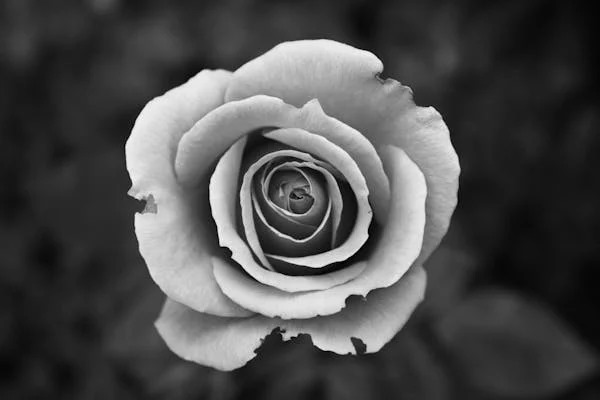
#> input picture DIPLAB/FT1.jpg, 600 x 400 px, found by its file name
$ python DIP8.py
#> lines starting #> are read from the running program, lines starting #| are printed output that depends on the picture; long printed decimals are rounded
import cv2
import numpy as np
import matplotlib.pyplot as plt

def fourier_analysis(image_path):
    # Load grayscale image
#> called with image_path = 'D:/DIPLAB/FT1.jpg'
    img = cv2.imread(image_path, cv2.IMREAD_GRAYSCALE)
#> img is the input picture: shape (400, 600); min 0, max 253, mean 76.7

    if img is None:
        print("Error: Unable to load image. Check the file path.")
        return

    # Resize for efficiency
    img = cv2.resize(img, (256, 256))
#> img: shape (256, 256)

    # Compute Fourier Transform of the original image
    f = np.fft.fft2(img)
    fshift = np.fft.fftshift(f)
    magnitude_spectrum = np.log1p(np.abs(fshift))
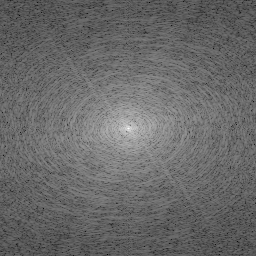
#> magnitude_spectrum: shape (256, 256) float64; min 1.84, max 15.43, mean 7.45; drawn with min black and max white

    # Rotate image by 45 degrees
    rows, cols = img.shape
#> rows = 256; cols = 256
    center = (cols // 2, rows // 2)
#> center = (128, 128)
    rotation_matrix = cv2.getRotationMatrix2D(center, 45, 1.0)
    rotated_img = cv2.warpAffine(img, rotation_matrix, (cols, rows))
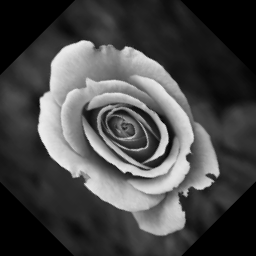
#> rotated_img: shape (256, 256); min 0, max 238, mean 71.1

    # Fourier Transform of rotated image
    f_rot = np.fft.fft2(rotated_img)
    fshift_rot = np.fft.fftshift(f_rot)
    magnitude_spectrum_rot = np.log1p(np.abs(fshift_rot))
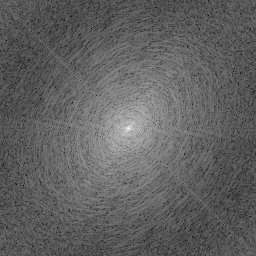
#> magnitude_spectrum_rot: shape (256, 256) float64; min 2.03, max 15.35, mean 7.11; drawn with min black and max white

    # Create a Gaussian filter
    kernel_size = 21
    gaussian_kernel = cv2.getGaussianKernel(kernel_size, 5)
    gaussian_kernel = gaussian_kernel @ gaussian_kernel.T

    # Apply Gaussian filter
    img_filtered = cv2.filter2D(img, -1, gaussian_kernel)
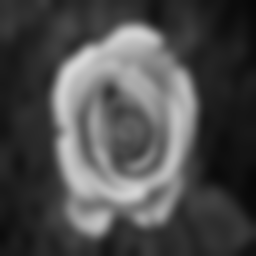
#> img_filtered: shape (256, 256); min 7, max 215, mean 76.6

    # Fourier Transform of filtered image
    f_filtered = np.fft.fft2(img_filtered)
    fshift_filtered = np.fft.fftshift(f_filtered)
    magnitude_spectrum_filtered = np.log1p(np.abs(fshift_filtered))
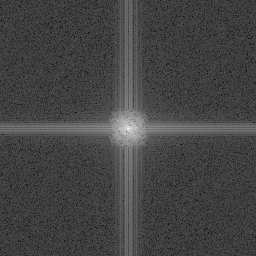
#> magnitude_spectrum_filtered: shape (256, 256) float64; min 0.478, max 15.43, mean 4.5; drawn with min black and max white

    # Fourier Transform of Gaussian kernel
    f_kernel = np.fft.fft2(gaussian_kernel, s=img.shape)
    fshift_kernel = np.fft.fftshift(f_kernel)
    magnitude_spectrum_kernel = np.log1p(np.abs(fshift_kernel))

    # Multiplication in frequency domain (Convolution theorem)
    f_convolution = fshift * fshift_kernel
    magnitude_spectrum_convolution = np.log1p(np.abs(f_convolution))
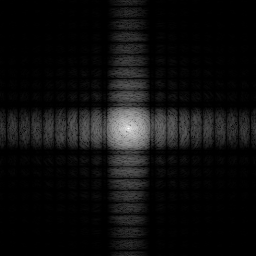
#> magnitude_spectrum_convolution: shape (256, 256) float64; min 2.8e-06, max 15.43, mean 0.864; drawn with min black and max white

    # Inverse Fourier Transform (Reconstructed Image)
    img_reconstructed = np.fft.ifft2(np.fft.ifftshift(fshift))
    img_reconstructed = np.abs(img_reconstructed)

    # **Fix: Normalize and Convert to uint8**
    img_reconstructed = cv2.normalize(img_reconstructed, None, 0, 255, cv2.NORM_MINMAX)
    img_reconstructed = np.uint8(img_reconstructed)

    # Debugging: Ensure all images are valid
    images = [
        (img, "Original Image"),
        (magnitude_spectrum, "Fourier Spectrum"),
        (rotated_img, "Rotated Image (45°)"),
        (magnitude_spectrum_rot, "Fourier Spectrum (Rotated)"),
        (img_filtered, "Gaussian Filtered Image"),
        (magnitude_spectrum_filtered, "Fourier of Filtered Image"),
        (magnitude_spectrum_kernel, "Fourier of Gaussian Kernel"),
        (magnitude_spectrum_convolution, "Multiplication in Frequency Domain"),
        (img_reconstructed, "Reconstructed Image (Inverse FT)"),
    ]

    # Print shapes and values for debugging
    for idx, (image, title) in enumerate(images):
        print(f"Image {idx+1}: {title}, Shape: {image.shape}, Min: {image.min()}, Max: {image.max()}")
#> this loop made 9 passes
#> title on passes 1 to 9: 'Original Image', 'Fourier Spectrum', 'Rotated Image (45°)', 'Fourier Spectrum (Rotated)', 'Gaussian Filtered Image', 'Fourier of Filtered Image', 'Fourier of Gaussian Kernel', 'Multiplication in Frequency Domain', 'Reconstructed Image (Inverse FT)'
#| Image 1: Original Image, Shape: (256, 256), Min: 2, Max: 242
#| Image 2: Fourier Spectrum, Shape: (256, 256), Min: 1.838, Max: 15.429
#| Image 3: Rotated Image (45°), Shape: (256, 256), Min: 0, Max: 238
#| Image 4: Fourier Spectrum (Rotated), Shape: (256, 256), Min: 2.028, Max: 15.354
#| Image 5: Gaussian Filtered Image, Shape: (256, 256), Min: 7, Max: 215
#| Image 6: Fourier of Filtered Image, Shape: (256, 256), Min: 0.4779, Max: 15.429
#| Image 7: Fourier of Gaussian Kernel, Shape: (256, 256), Min: 6.507171524717938e-09, Max: 0.6931
#| Image 8: Multiplication in Frequency Domain, Shape: (256, 256), Min: 2.7950579669310924e-06, Max: 15.429
#> (further printed lines are left out)

    # Display results
    fig, axes = plt.subplots(3, 3, figsize=(12, 10))
    for ax, (image, title) in zip(axes.flat, images):
        ax.imshow(image, cmap="gray")
        ax.set_title(title)
        ax.axis("off")

    plt.tight_layout()
    plt.show()
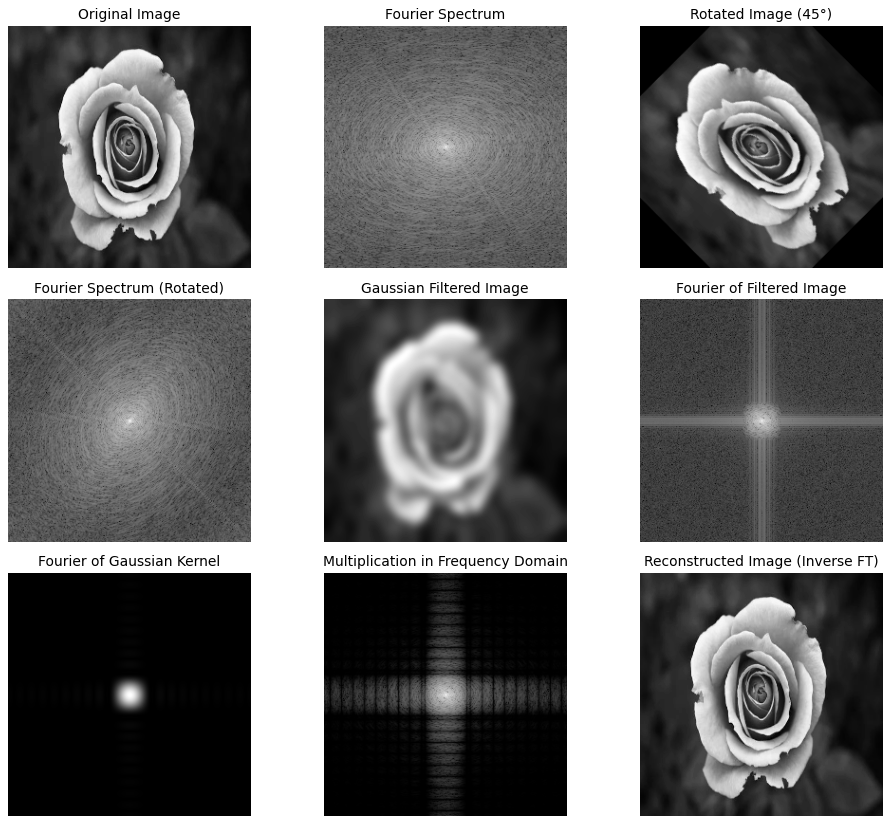
#> figure drawn by matplotlib, 9 panels

# Example usage
image_path = "D:/DIPLAB/FT1.jpg"  # Change this to your image path
fourier_analysis(image_path)

$ run again, with DIPLAB/assignment1.jpg copied over DIPLAB/FT1.jpg
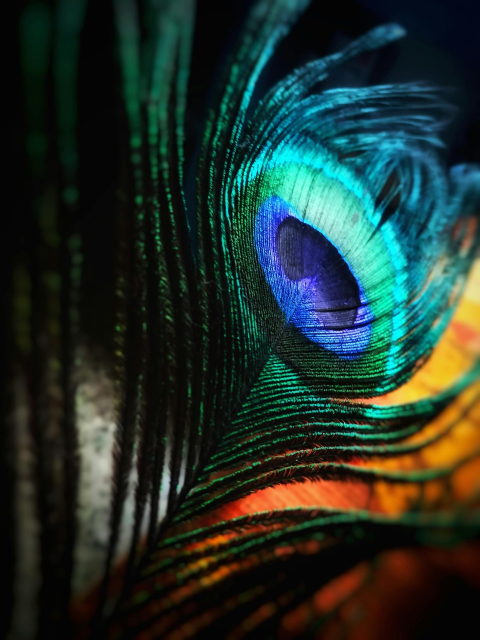
#> input picture DIPLAB/assignment1.jpg, 960 x 1280 px, found by its file name (shown at 1/2 size)
#> in fourier_analysis, `magnitude_spectrum_filtered = np.log1p(np.abs(fshift_filtered))`:
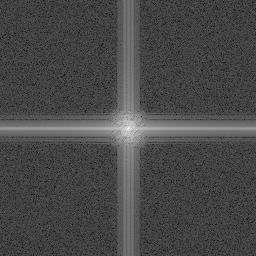
#> magnitude_spectrum_filtered: shape (256, 256) float64; min 0.371, max 14.86, mean 4.53; drawn with min black and max white
#> in fourier_analysis, `magnitude_spectrum_convolution = np.log1p(np.abs(f_convolution))`:
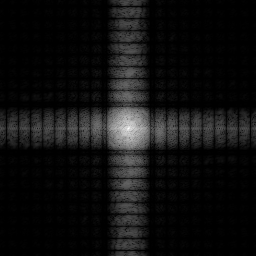
#> magnitude_spectrum_convolution: shape (256, 256) float64; min 9.93e-06, max 14.86, mean 0.962; drawn with min black and max white
#> the loop in fourier_analysis, `for idx, (image, title) in enumerate(images):` made 9 passes
#> title on passes 1 to 8: 'Original Image', 'Fourier Spectrum', 'Rotated Image (45°)', 'Fourier Spectrum (Rotated)', 'Gaussian Filtered Image', 'Fourier of Filtered Image', 'Fourier of Gaussian Kernel', 'Multiplication in Frequency Domain'
#> (printed output is left out)
#> the loop in fourier_analysis, `for ax, (image, title) in zip(axes.flat, images):` made 9 passes

$ run again, with DIPLAB/dip.img.jpg copied over DIPLAB/FT1.jpg
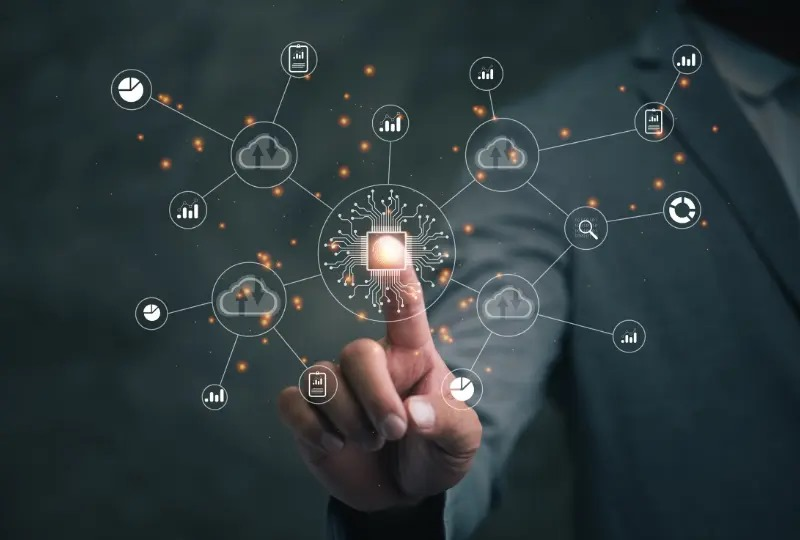
#> input picture DIPLAB/dip.img.jpg, 800 x 540 px, found by its file name
#> in fourier_analysis, `magnitude_spectrum_filtered = np.log1p(np.abs(fshift_filtered))`:
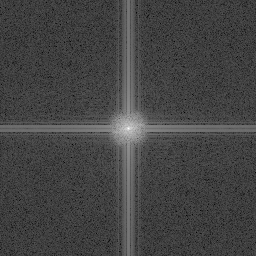
#> magnitude_spectrum_filtered: shape (256, 256) float64; min 0.462, max 15.11, mean 4.39; drawn with min black and max white
#> in fourier_analysis, `magnitude_spectrum_convolution = np.log1p(np.abs(f_convolution))`:
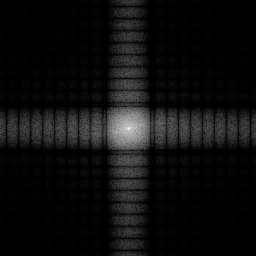
#> magnitude_spectrum_convolution: shape (256, 256) float64; min 4.71e-07, max 15.11, mean 0.873; drawn with min black and max white
#> the loop in fourier_analysis, `for idx, (image, title) in enumerate(images):` made 9 passes
#> title on passes 1 to 8: 'Original Image', 'Fourier Spectrum', 'Rotated Image (45°)', 'Fourier Spectrum (Rotated)', 'Gaussian Filtered Image', 'Fourier of Filtered Image', 'Fourier of Gaussian Kernel', 'Multiplication in Frequency Domain'
#> (printed output is left out)
#> the loop in fourier_analysis, `for ax, (image, title) in zip(axes.flat, images):` made 9 passes
